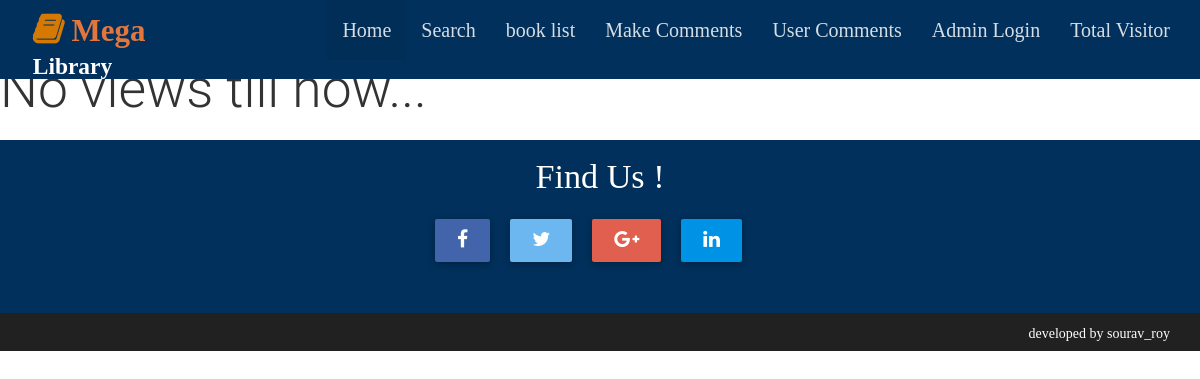
Before: /total_visitor.php with the older database file.
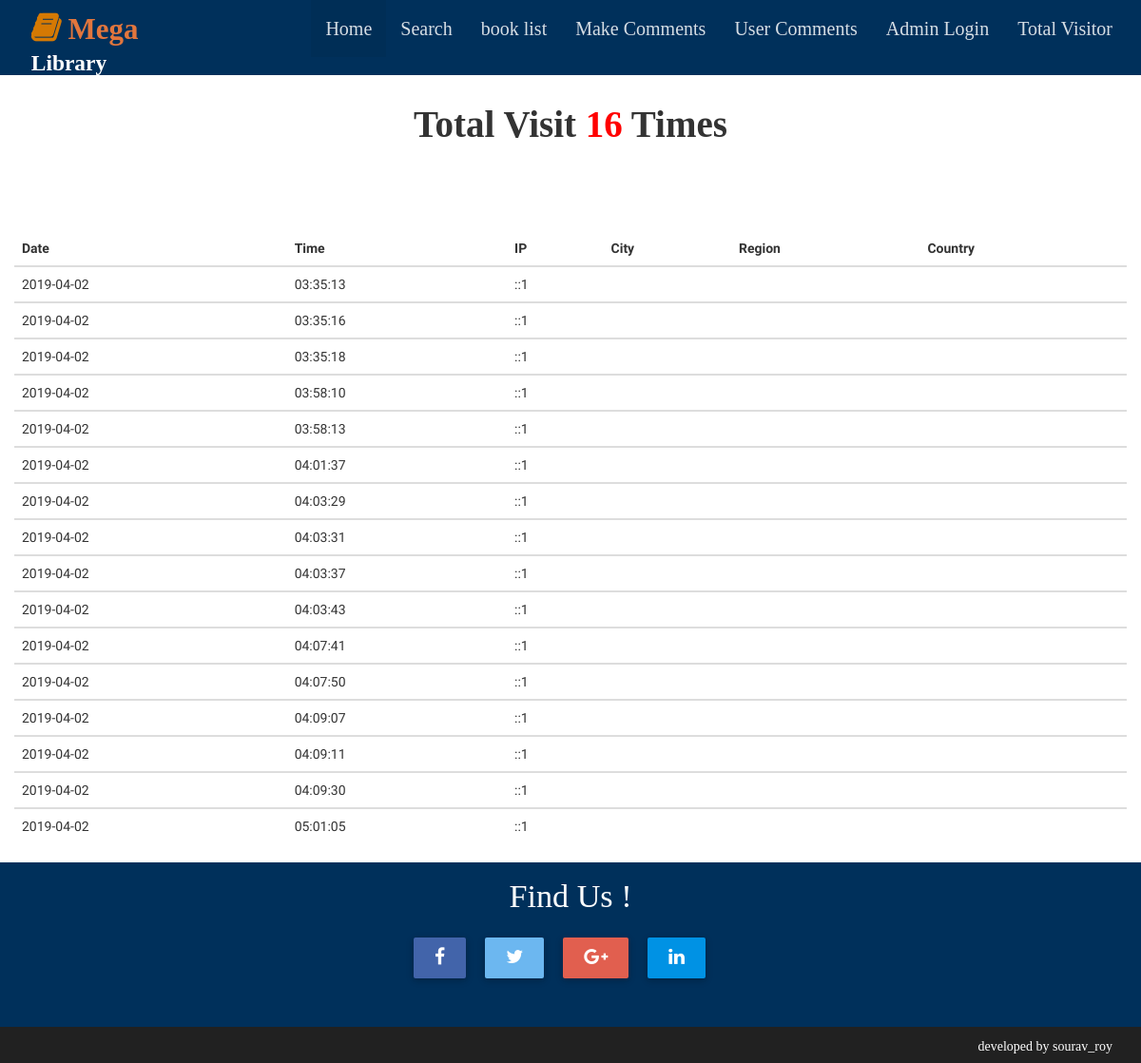
After: the same page with the newer database file.
### tables this page shows
CREATE TABLE `unique_visitors` (
  `id` int(20) NOT NULL,
  `date` date NOT NULL,
  `time` varchar(100) NOT NULL,
  `ip` text NOT NULL,
  `city` varchar(100) NOT NULL,
  `region` varchar(100) NOT NULL,
  `country` varchar(100) NOT NULL
);

### total_visitor.php (the view, shortened to what this page needs)
<?php
	include 'includes/header.php';
?>
<?php
require("connection.php");
$visitor_result = mysqli_query($conn,"SELECT * FROM unique_visitors");
$total_num = mysqli_num_rows($visitor_result);
if(mysqli_num_rows($visitor_result) > 0){
?>
<div class="row">
    <h5 style="text-align:center;font-family: initial;font-size: 39px;margin-top:50px;margin-bottom:90px;font-weight: bold">Total Visit <span style="color:red"><?php  echo $total_num; ?> </span>Times</h5>
</div>
  <div class ="container-fluid">
		<div class="row">
			<div class="col-lg-12 col-md-12 colsm-12 col-xs-12">
                <table class="table text-left">
                    <thead>
                        <tr>
                            <th scope="col">Date</th>
                            <th scope="col">Time</th>
                            <th scope="col">IP</th>
                            <th scope="col">City</th>
                            <th scope="col">Region</th>
                            <th scope="col">Country</th>
                        </tr>
                    </thead>
                    <?php
                    while($row=mysqli_fetch_array($visitor_result)){
                    $date            =      $row['date'] ;
                    $time            =      $row['time'] ;
                    $ip              =      $row['ip'];
                    $city            =      $row['city'];
                    $region          =      $row['region'];
                    $country         =      $row['country'];
                    ?>
                    <tbody>
                    <tr id="<?php echo $row['id']; ?>" >
                        <td data-target="date"><?php echo $date;?></td>
                        <td data-target="time"><?php echo $time;?></td>
                        <td data-target="ip" ><?php echo $ip;?></td>
                        <td data-target="city" ><?php echo $city;?></td>
                        <td data-target="region" ><?php echo $region;?></td>
                        <td data-target="country" ><?php echo $country;?></td>
                    </tr>
                    <?php
                    }
                    }
                    else {
                        ?>
                            <h2>No views till now...<i class="fas fa-long-arrow-alt-right" style="color:#1E1E1E;margin-left:5px;"></i></h2>
                        <?php
                    }
                    ?>
                    </tbody>
                </table>
			</div>
		</div>
  </div>
<?php
	include 'includes/footer.php';
?>

### includes/header.php (shortened to what this page needs)
<!DOCTYPE html>
<html lang="en">
<head>
    <link rel="stylesheet" href="https://maxcdn.bootstrapcdn.com/font-awesome/4.5.0/css/font-awesome.min.css">
    <link href="css/bootstrap.min.css" rel="stylesheet">
    <link href="css/mdb.css" rel="stylesheet">
    <link href="css/style.css" rel="stylesheet">
    <link href="font-awesome.min.css" rel="stylesheet">
	<link href="css/responsive.css" rel="stylesheet">
	<link rel="stylesheet" href="css/owl.carousel.min.css">
	<link rel="stylesheet" href="css/owl.theme.default.min.css">
</head>
<body>
	<div class="header">
		<div class="container-fluid">
			<div class="header-row row">
				<div class="header-col col-lg-12 col-md-12 col-sm-12 col-xs-12">
					<nav id="header-nav" class="navbar navbar-default navbar-fixed-top affix-top">
					  <div class="container-fluid">
						<div class="navbar-header">
							  <a href="http://localhost/lict_project/index.php"><i class="fa fa-book" id="icon-one" aria-hidden="true"><span class="library-name"><span class="mega">Mega</span> Library</span></i></a>
						</div>
						<div class="collapse navbar-collapse" id="myNavbar">
							<ul class="header-nav-list nav navbar-nav">
							  <li class="active"><a href="index.php">Home</a></li>
							  <li><a href="#">Search</a></li>
							  <li><a href="user_book_list.php">book list</a></li>
							  <li><a href="comment.php">Make Comments</a></li>
							  <li><a href="view_user_comment.php">User Comments</a></li>
							  <li><a href="admin.php">Admin Login</a></li>
								<li><a href="total_visitor.php">Total Visitor</a></li>
							</ul>
						</div>
					  </div>
					</nav>
				</div>
			</div>
		</div>
	</div>

### includes/footer.php (shortened to what this page needs)
<div class="footer">
	<div class="footer-con container">
		<div class="footer-row row">
			<div class="footer-col col-lg-12 col-md-12 col-sm-12 col-xs-12">
				<h4>Find Us !</h4>
				<ul class="contact-list col-lg-5 col-lg-offset-4 col-md-5 col-md-offset-4 col-sm-5 col-sm-offset-3">
					<li><a href="https://www.facebook.com"><button type="button" class="fb btn btn-fb"><i id="fb-icon" class="fa fa-facebook"></i></button></a></li>
					<li><a href="https://www.twitter.com"><button type="button" class="tw btn btn-tw"><i id="tw-icon" class="fa fa-twitter"></i></button></a></li>
					<li><a href="https://www.google.com"><button type="button" class="google btn btn-gplus"><i id="google-icon" class="fa fa-google-plus"></i></button></a></li>
					<li><a href="https://www.linkedin.com/"><button type="button" class="like btn btn-li"><i id="like-icon" class="fa fa-linkedin"></i></button></a></li>
				</ul>
			</div>
		</div>
	</div>
</div>
<div class="footer-end">
	<div class="container-fluid">
		<div class="footer-col-two col-lg-12 col-md-12 col-sm-12 col-xs-12">
			<h5>developed by sourav_roy</h5>
		</div>
	</div>
</div>
</body>
</html>

### css/style.css (style rules this page uses)
body { width:100%; margin:0 auto; padding:0auto; display:block; }
.header { margin-bottom: 59.4px; }
#icon-one { color: #D57903; font-size: 33px; padding-left: 9%; padding-top: 13px; font-weight: bold; }
.mega { font-size: 31px; color: #E2763D; font-weight: bold; }
.library-name { font-family: 'Chelsea Market', cursive; color: white; font-size: 71%; padding-left: 8px; }
#header-nav { margin-bottom: 0px; background-color: #00305B; padding-top: 0px; padding-bottom: 0px; }
.header-nav-list { float: right !important; }
.header-nav-list li { font-family: 'Chelsea Market', cursive; font-size: 119%; }
.footer { background-color: #00305B; height: 173px; }
.contact-list { width: 381px; }
.footer-col ul li { float: left; }
.footer-col h4 { text-align: center; color: white; font-family: initial; }
.footer-end { background-color: #212121; }
.footer-col-two h5 { text-align: right; font-family: 'Chelsea Market', cursive; font-size: 100%; color:white; }
.fb { background-color: #4264AA; }
#fb-icon { color: white; }
.tw { background-color:#6CB7F0; }
#tw-icon { color:white; }
.google { background-color:#E15F4F; }
#google-icon { color:white; }
.like { background-color:#0092E4; }
#like-icon { color:white; }

Changed rows visible on the page:
added unique_visitors: date "2019-04-02", time "03:35:13", ip "::1"
added unique_visitors: date "2019-04-02", time "03:35:16", ip "::1"
added unique_visitors: date "2019-04-02", time "03:35:18", ip "::1"
added unique_visitors: date "2019-04-02", time "03:58:10", ip "::1"
added unique_visitors: date "2019-04-02", time "03:58:13", ip "::1"
added unique_visitors: date "2019-04-02", time "04:01:37", ip "::1"
added unique_visitors: date "2019-04-02", time "04:03:29", ip "::1"
added unique_visitors: date "2019-04-02", time "04:03:31", ip "::1"
added unique_visitors: date "2019-04-02", time "04:03:37", ip "::1"
added unique_visitors: date "2019-04-02", time "04:03:43", ip "::1"
added unique_visitors: date "2019-04-02", time "04:07:41", ip "::1"
added unique_visitors: date "2019-04-02", time "04:07:50", ip "::1"
added unique_visitors: date "2019-04-02", time "04:09:07", ip "::1"
added unique_visitors: date "2019-04-02", time "04:09:11", ip "::1"
added unique_visitors: date "2019-04-02", time "04:09:30", ip "::1"
added unique_visitors: date "2019-04-02", time "05:01:05", ip "::1"
Other visible differences:
$total_num: (not shown) → "16"
text no longer shown: "No views till now..."
text now shown: "Total Visit Times Date Time IP City Region Country"
